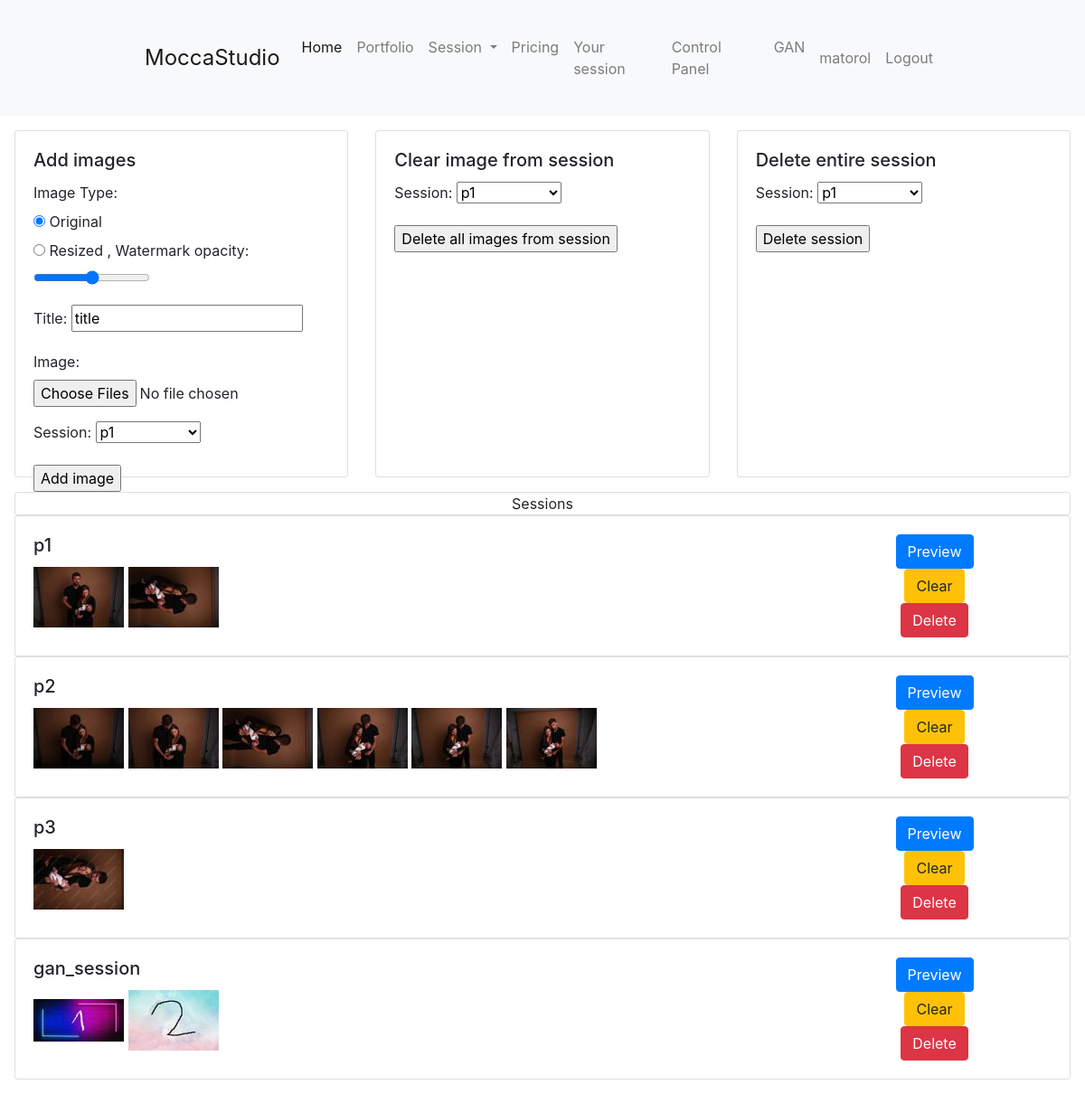
Before: /control_panel/photos_sessions/ (signed in) with the older database file.
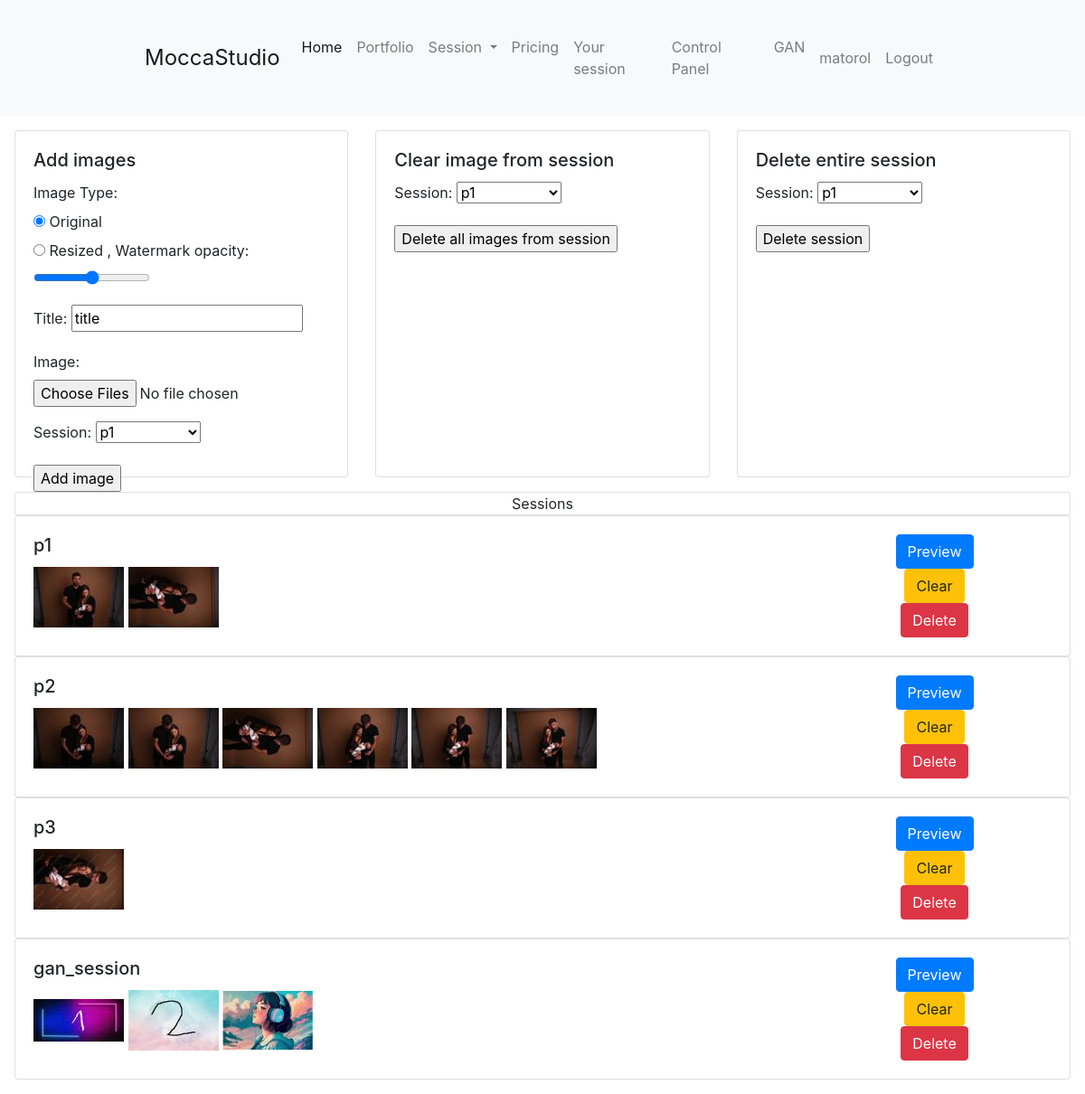
After: the same page with the newer database file.
### main/models.py (models this page shows, shortened)
class Session(models.Model):
    name = models.CharField(max_length=100, unique=True)
    password = models.CharField(max_length=100, default="password")

class Photo(models.Model):
    title = models.CharField(max_length=255)
    image = models.ImageField(upload_to='photos/')
    session = models.ForeignKey(Session, on_delete=models.CASCADE,null=True)
    selected_to_edit = models.BooleanField(default=False)
    thumbnail = models.ImageField(upload_to='thumbnails/', blank=True, null=True)
    thumbnail_medium = models.ImageField(upload_to='thumbnails_medium/', blank=True, null=True)

### main/views.py (the view)
# urls.py: path("control_panel/photos_sessions/", views.photos_sessions, name="photos_sessions"),
@user_passes_test(lambda user: user.is_superuser)
def photos_sessions(request):
    context = {}
    sessions = Session.objects.all()
    if request.method == 'POST':
        if 'clear_session' in request.POST:
            session_id =  request.POST['session']
            dropped_photo = Photo.objects.filter(session_id=session_id)
            for photo in dropped_photo:
                photo.delete()
        if 'delete_session' in request.POST:
            session_id =  request.POST['session']
            dropped_photo = Photo.objects.filter(session_id=session_id)
            for photo in dropped_photo:
                photo.delete()
            Session.objects.filter(id=session_id).delete()
        if 'add_images_session' in request.POST:
            form = PhotoForm(request.POST, request.FILES)
            if form.is_valid():
                images = request.FILES.getlist('image')
                image_type = request.POST.get('image_type')
                uploaded_photos = []
                for image in images:
                    uploaded_photos.append('a')
                    print(uploaded_photos)
                    try:
                        img = Image.open(image)
                        if img.format !='JPEG':
                            print("not jpg")
                            raise ValidationError("not jpeg")
                        if image_type == 'original':
                            photo = Photo(title=image.name, image=image, session=form.cleaned_data['session'])
                            photo.save()
                        elif image_type == 'resized':
                            create_watermarked_photo(image, form.cleaned_data['session'], request.POST['watermark_opacity'])
                    except Exception as e:
                        form.add_error('image',str(e))
                img_obj = form.instance
                context = {'form': form, 'img_obj': img_obj, 'sessions':sessions,  'uploaded_photos': uploaded_photos}
                return render(request, 'main/control_panel/photos_sessions.html', context)
    else:
        form = PhotoForm()
    photos = Photo.objects.all()
    context = {'sessions': sessions, 'photos': photos}
    return render(request, 'main/control_panel/photos_sessions.html', context)

### main/templates/main/control_panel/photos_sessions.html (shortened to what the changed rows need)
{% extends 'main/base.html' %}
{% block content %}
{% if user.is_superuser %}
<div class="m-3">
    {% for session in sessions %}
            <div class="card">
                <div class="card-body">
                    <div class="row">
                        <div class="col-md-9">
                            <h5 class="card-title">{{ session.name }}</h5>
                            <p class="card-text">
                                {% for photo in session.photo_set.all %}
                                    {% if forloop.counter <= 9 %}
                                        <img src="{{ photo.thumbnail.url }}" alt="connect" style="max-height: 100px">
                                    {% elif forloop.counter == 10 %}
                                        <span>+{{ session.photo_set.all.count|add:"-9" }} ...</span>
                                    {% endif %}
                                {% endfor %}
                            </p>
                        </div>
                        <div class="col-md-3 text-center">
                            <a href="/session/{{session.name}}"><button class="btn btn-primary">Preview</button></a>
                            <form method="post">
                                <button type="submit" name="clear_session" class="btn btn-warning">Clear</button>
                            </form>
                            <form method="post">
                                <button type="submit" name="delete_session" class="btn btn-danger">Delete</button>
                            </form>
                        </div>
                    </div>
                </div>
            </div>
    {% endfor %}
</div>
{% endif %}
{% endblock %}

Changed rows visible on the page:
added Photo: thumbnail (picture), shown under Session "gan_session"
